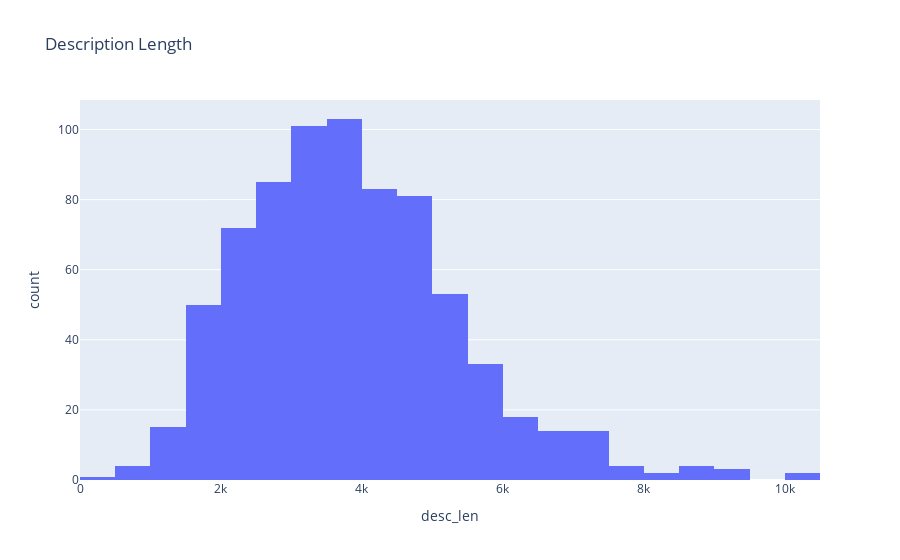

Source (notebook cell):
### Code cell
px.histogram(data_frame=df, x='desc_len',nbins=30, title='Description Length')

### Figure 1 — Plotly figure (JSON) as saved in the notebook; plotly's stock layout.template omitted (floating-point values rounded to 4 significant figures; data arrays with more than 128 entries replaced by an {"elided": "..."} marker saying what was removed)
{"data": [{"alignmentgroup": "True", "bingroup": "x", "hovertemplate": "desc_len=%{x}<br>count=%{y}<extra></extra>", "legendgroup": "", "marker": {"color": "#636efa"}, "name": "", "nbinsx": 30, "offsetgroup": "", "orientation": "v", "showlegend": false, "type": "histogram", "x": {"elided": "742 int values"}, "xaxis": "x", "yaxis": "y"}], "layout": {"barmode": "relative", "legend": {"tracegroupgap": 0}, "title": {"text": "Description Length"}, "xaxis": {"anchor": "y", "domain": [0, 1], "title": {"text": "desc_len"}}, "yaxis": {"anchor": "x", "domain": [0, 1], "title": {"text": "count"}}}}
